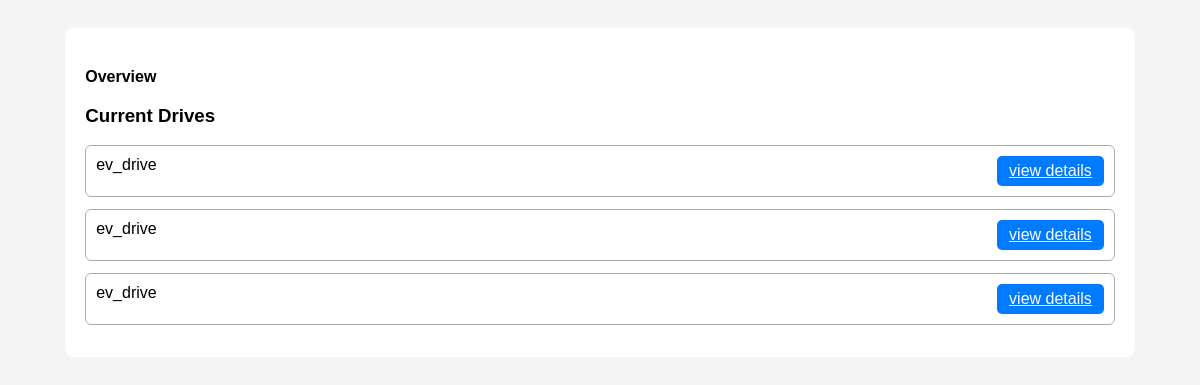
Before: /company/1 with the older database file.
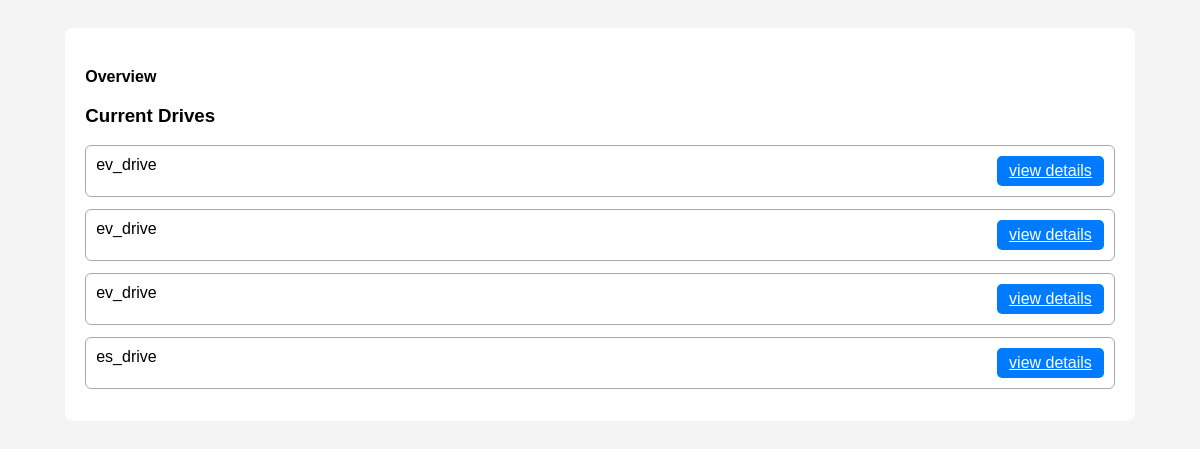
After: the same page with the newer database file.
### models.py (models this page shows, shortened)
class Job(db.Model):
    __tablename__ = "jobs"
    job_id = db.Column(db.Integer, primary_key=True)
    job_title = db.Column(db.String(200), nullable=False)
    company_id = db.Column(db.Integer, db.ForeignKey("companies.company_id"), nullable=False)
    job_role = db.Column(db.String(200), nullable=False)
    drive_name = db.Column(db.String(200), nullable=False)
    job_description = db.Column(db.Text)
    salary_package = db.Column(db.Float)
    eligibility_cgpa = db.Column(db.Float)
    status = db.Column(db.String(20), default="pending")
    posted_at = db.Column(db.DateTime, default=datetime.utcnow)
    company = db.relationship("Company", back_populates="jobs")
    applications = db.relationship("Application", back_populates="job")

### app.py (the view)
@app.route("/company/<int:company_id>")
def company_details(company_id):
    company = Company.query.get(company_id)
    if not company:
        return "Company not found"
    jobs = Job.query.filter_by(company_id=company_id).all()
    return render_template("company_details.html", company=company, jobs=jobs)

### templates/company_details.html (shortened to what this page needs)
<!DOCTYPE html>
<html>
<head>
</head>
<body>
<div class="box">
    <p><strong>Overview</strong></p>
    <h3>Current Drives</h3>
    {% for job in jobs %}
    <div class="drive-box">
        <span>{{ job.drive_name }}</span>
        <a href="/drive/{{ job.job_id }}" class="btn">view details</a>
    </div>
    {% endfor %}
</div>
</body>
</html>

Changed rows visible on the page:
added Job: drive_name "es_drive"
